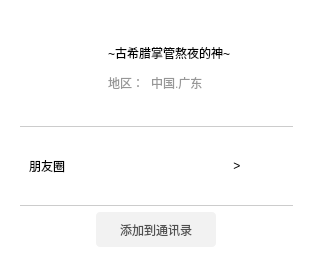
<?xml version="1.0" encoding="UTF-8"?>
<ui version="4.0">
 <class>StrangerWidget</class>
 <widget class="QWidget" name="StrangerWidget">
  <property name="geometry">
   <rect>
    <x>0</x>
    <y>0</y>
    <width>313</width>
    <height>272</height>
   </rect>
  </property>
  <property name="windowTitle">
   <string>Form</string>
  </property>
  <property name="styleSheet">
   <string notr="true">background-color: rgb(255, 255, 255);</string>
  </property>
  <layout class="QVBoxLayout" name="verticalLayout_4">
   <item>
    <widget class="QWidget" name="widget_6" native="true">
     <property name="styleSheet">
      <string notr="true">    QWidget {
        background-color: white; /* 白色背景 */
        border-radius: 10px;     /* 圆角半径（数值越大圆角越明显） */
        border: none;            /* 可选：去除默认边框 */
    }</string>
     </property>
     <layout class="QVBoxLayout" name="verticalLayout_3">
      <item alignment="Qt::AlignmentFlag::AlignTop">
       <widget class="QWidget" name="widget_5" native="true">
        <layout class="QHBoxLayout" name="horizontalLayout">
         <property name="spacing">
          <number>0</number>
         </property>
         <item>
          <widget class="QWidget" name="widget" native="true">
           <property name="maximumSize">
            <size>
             <width>70</width>
             <height>16777215</height>
            </size>
           </property>
           <layout class="QVBoxLayout" name="verticalLayout">
            <property name="leftMargin">
             <number>0</number>
            </property>
            <property name="topMargin">
             <number>6</number>
            </property>
            <property name="rightMargin">
             <number>5</number>
            </property>
            <property name="bottomMargin">
             <number>11</number>
            </property>
            <item alignment="Qt::AlignmentFlag::AlignRight|Qt::AlignmentFlag::AlignTop">
             <widget class="ImgLabel" name="avatarLabel">
              <property name="minimumSize">
               <size>
                <width>60</width>
                <height>60</height>
               </size>
              </property>
              <property name="maximumSize">
               <size>
                <width>60</width>
                <height>60</height>
               </size>
              </property>
              <property name="styleSheet">
               <string notr="true"/>
              </property>
              <property name="text">
               <string/>
              </property>
              <property name="pixmap">
               <pixmap resource="../../res/icon.qrc">:/a/image/avatar.jpg</pixmap>
              </property>
              <property name="scaledContents">
               <bool>true</bool>
              </property>
             </widget>
            </item>
           </layout>
          </widget>
         </item>
         <item>
          <widget class="QWidget" name="widget_2" native="true">
           <layout class="QVBoxLayout" name="verticalLayout_2">
            <property name="spacing">
             <number>0</number>
            </property>
            <item>
             <widget class="QLabel" name="nickname">
              <property name="minimumSize">
               <size>
                <width>160</width>
                <height>0</height>
               </size>
              </property>
              <property name="maximumSize">
               <size>
                <width>160</width>
                <height>16777215</height>
               </size>
              </property>
              <property name="styleSheet">
               <string notr="true">color: rgb(50,5 0,5 0);
font: 12pt &quot;微软雅黑&quot;;</string>
              </property>
              <property name="lineWidth">
               <number>-1</number>
              </property>
              <property name="text">
               <string>~古希腊掌管熬夜的神~</string>
              </property>
              <property name="wordWrap">
               <bool>true</bool>
              </property>
             </widget>
            </item>
            <item>
             <layout class="QHBoxLayout" name="horizontalLayout_5">
              <property name="spacing">
               <number>3</number>
              </property>
              <item>
               <widget class="QLabel" name="label_3">
                <property name="maximumSize">
                 <size>
                  <width>40</width>
                  <height>40</height>
                 </size>
                </property>
                <property name="styleSheet">
                 <string notr="true">font: 9pt &quot;微软雅黑&quot;;
color: rgb(151, 151, 151);</string>
                </property>
                <property name="text">
                 <string>地区：</string>
                </property>
               </widget>
              </item>
              <item>
               <widget class="QLabel" name="region">
                <property name="styleSheet">
                 <string notr="true">font: 9pt &quot;微软雅黑&quot;;
color: rgb(151, 151, 151);</string>
                </property>
                <property name="text">
                 <string>中国.广东</string>
                </property>
                <property name="wordWrap">
                 <bool>true</bool>
                </property>
               </widget>
              </item>
             </layout>
            </item>
           </layout>
          </widget>
         </item>
        </layout>
       </widget>
      </item>
      <item>
       <widget class="QWidget" name="widget_3" native="true">
        <property name="minimumSize">
         <size>
          <width>0</width>
          <height>80</height>
         </size>
        </property>
        <property name="maximumSize">
         <size>
          <width>16777215</width>
          <height>70</height>
         </size>
        </property>
        <property name="styleSheet">
         <string notr="true">QWidget{
border-top: 1px solid #cccccc; /* 边框宽度+颜色+线型 */
border-bottom: 1px solid #cccccc; /* 边框宽度+颜色+线型 */        border-radius: 0px;  
}
</string>
        </property>
        <layout class="QHBoxLayout" name="horizontalLayout_3">
         <item>
          <widget class="QLabel" name="label_5">
           <property name="styleSheet">
            <string notr="true">border-top: 0px solid #cccccc; /* 边框宽度+颜色+线型 */
border-bottom: 0px solid #cccccc; /* 边框宽度+颜色+线型 */
font: 11pt &quot;等线&quot;;
</string>
           </property>
           <property name="text">
            <string>朋友圈</string>
           </property>
          </widget>
         </item>
         <item>
          <widget class="QPushButton" name="pushButton">
           <property name="styleSheet">
            <string notr="true">/* 普通状态：透明、无边框、无图标 */
        QPushButton {
            background-color: transparent; /* 透明背景 */
            border: none; /* 无边框 */
            /* 普通状态下不显示图标 */
        }
        
        /* 鼠标悬停状态：显示图标 */
        QPushButton:hover {
            qproperty-icon: url(:/a/img/表情包.svg); /* 替换为你的图标路径 */
            qproperty-iconSize: 40px 40px; /* 图标大小 */
        }
        
        /* 可选：添加点击效果 */
        QPushButton:pressed {
            opacity: 0.8; /* 点击时稍微透明一点 */
        }</string>
           </property>
           <property name="text">
            <string>         &gt;</string>
           </property>
          </widget>
         </item>
        </layout>
       </widget>
      </item>
      <item>
       <widget class="QWidget" name="widget_4" native="true">
        <layout class="QHBoxLayout" name="horizontalLayout_2">
         <property name="leftMargin">
          <number>0</number>
         </property>
         <property name="topMargin">
          <number>0</number>
         </property>
         <property name="rightMargin">
          <number>0</number>
         </property>
         <property name="bottomMargin">
          <number>0</number>
         </property>
         <item>
          <widget class="QPushButton" name="addButton">
           <property name="minimumSize">
            <size>
             <width>120</width>
             <height>35</height>
            </size>
           </property>
           <property name="maximumSize">
            <size>
             <width>120</width>
             <height>35</height>
            </size>
           </property>
           <property name="styleSheet">
            <string notr="true">QPushButton{
background-color:rgb(242, 242, 242);
color: rgb(80, 80, 80);
font: 17px &quot;微软雅黑&quot;;
border-radius: 4px; /* 轻微圆角，可选 */
}

/* 鼠标悬停状态 */
QPushButton:hover {
    background-color:rgb(184, 184, 184);
}

/* 鼠标按下状态（可选增强） */
QPushButton:pressed {
    background-color:rgb(150, 150, 150)；
}</string>
           </property>
           <property name="text">
            <string>添加到通讯录</string>
           </property>
          </widget>
         </item>
        </layout>
       </widget>
      </item>
     </layout>
    </widget>
   </item>
  </layout>
 </widget>
 <customwidgets>
  <customwidget>
   <class>ImgLabel</class>
   <extends>QLabel</extends>
   <header>ImgLabel.h</header>
  </customwidget>
 </customwidgets>
 <resources>
  <include location="../../res/icon.qrc"/>
 </resources>
 <connections/>
</ui>
